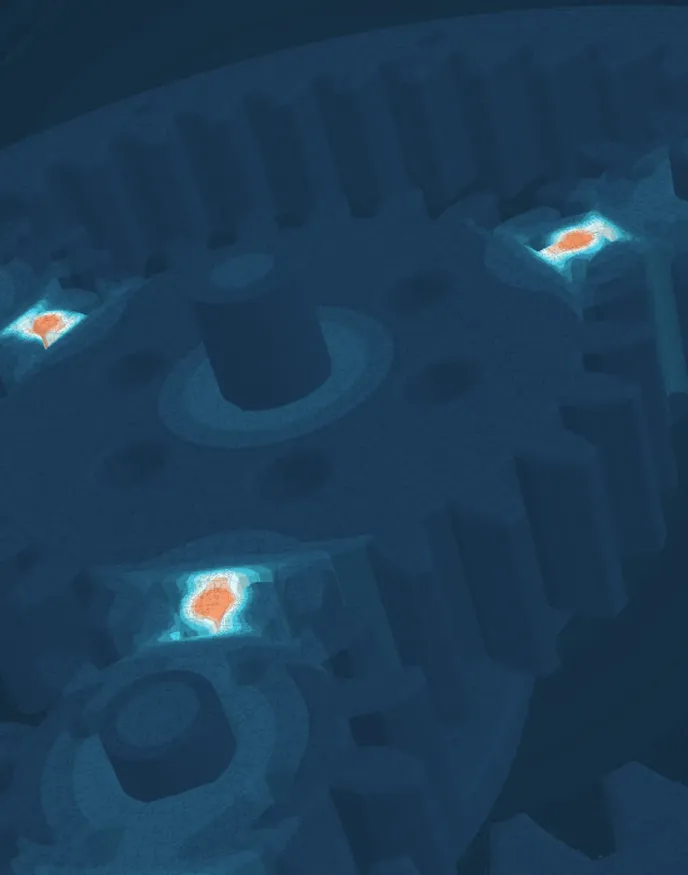
#> input picture assets/img/macro-simulacion-termico.webp, 688 x 875 px, shrunk from 1100 x 1400 before the run
$ python termico.py ../assets/img/macro-simulacion-termico.webp
#> lines starting #> are read from the running program, lines starting #| are printed output that depends on the picture; after the words box and inside, x2 and y2 are one past the last pixel; in counts of white or black regions, pixels touching at a corner belong together
#!/usr/bin/env python3
"""Recolorea renders de simulación (FEA, mapa tipo arcoíris/jet) a la paleta del sitio.

Mantiene el sombreado y las líneas de malla del render original; solo cambia el color:
azul (frío) -> noche/cian -> blanco cian -> naranja (solo en los picos).
Los píxeles casi grises (fondo, piezas sin resultado) pasan a pizarra/niebla.
Conserva el canal alfa y guarda WebP calidad 82.

Uso:
  python3 tools/termico.py                      # procesa los 4 renders por defecto
  python3 tools/termico.py entrada.webp [...]   # salida: <nombre>-termico.webp junto a la entrada
  python3 tools/termico.py entrada.webp -o salida.webp --gamma 1.3

Opciones:
  -o/--out   archivo de salida (solo con una entrada)
  --gamma    exponente para t (t**gamma). >1 reduce el naranja en renders muy saturados.

Requiere numpy y Pillow. Las rutas relativas se resuelven desde la raíz del repo.
"""
import argparse
import sys
from pathlib import Path

import numpy as np
from PIL import Image

ROOT = Path(__file__).resolve().parent.parent
IMG = ROOT / "assets" / "img"

STOPS = [(0.00, "#1d3a5a"), (0.30, "#2b6f92"), (0.60, "#4cdcf7"), (0.82, "#dff7f9"), (1.00, "#ff7a3d")]
SLATE, MIST = "#171c24", "#9ea8ae"

# fuente -> (salida, gamma). gamma 1.3 en app-id: el giroide está casi todo saturado.
DEFAULTS = {
    "macro-simulacion.webp": ("macro-simulacion-termico.webp", 1.0),
    "app-id.webp": ("app-id-termico.webp", 1.3),
    "planetario-simulacion.webp": ("planetario-simulacion-termico.webp", 1.0),
    "soporte-simulacion.webp": ("soporte-simulacion-termico.webp", 1.0),
}


def hex2rgb(h):
    h = h.lstrip("#")
    return np.array([int(h[i:i + 2], 16) for i in (0, 2, 4)], dtype=np.float32) / 255


def ramp(t):
    out = np.zeros(t.shape + (3,), dtype=np.float32)
    for (a, ca), (b, cb) in zip(STOPS, STOPS[1:]):
        m = (t >= a) & (t <= b)
        u = ((t - a) / (b - a))[m][:, None]
        out[m] = hex2rgb(ca) * (1 - u) + hex2rgb(cb) * u
    return out


def termico(src, dst, gamma=1.0):
#> called with gamma = 1
    im = Image.open(src)
#> im is the input picture: PIL image 688x875 RGB; mean R, G, B 28.1, 60.4, 86.6
    has_alpha = im.mode in ("RGBA", "LA") or "transparency" in im.info
#> has_alpha = False
    a = np.asarray(im.convert("RGBA")).astype(np.float32) / 255
    rgb, alpha = a[..., :3], a[..., 3:]
#> alpha: shape (875, 688, 1) float32; every value is 1
    mx, mn = rgb.max(-1), rgb.min(-1)
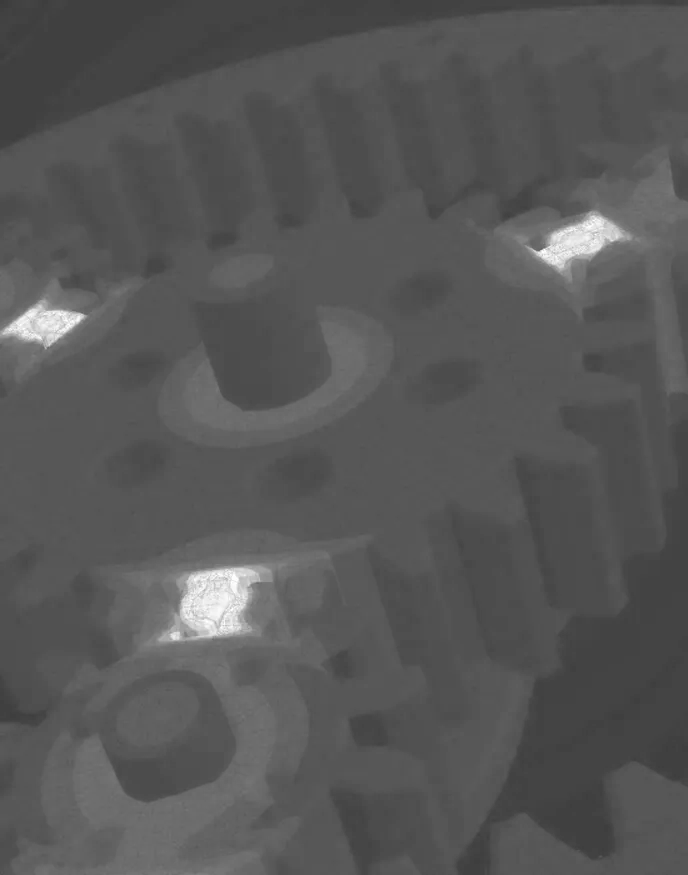
#> mx: shape (875, 688) float32; min 0.231, max 1, mean 0.341
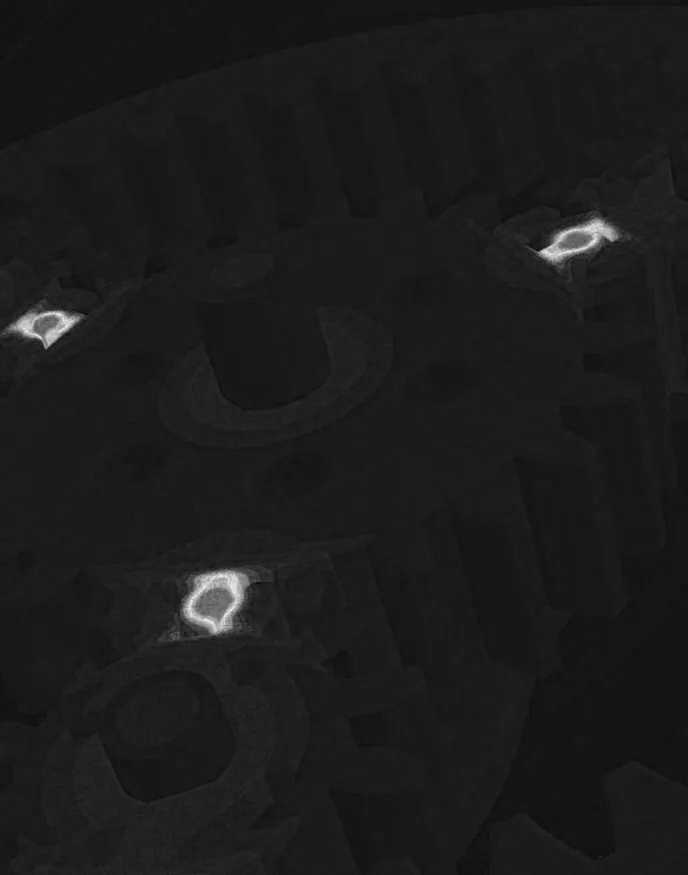
#> mn: shape (875, 688) float32; min 0.0392, max 0.957, mean 0.109
    d = mx - mn + 1e-6
    r, g, b = rgb[..., 0], rgb[..., 1], rgb[..., 2]
    h = np.where(mx == r, ((g - b) / d) % 6, np.where(mx == g, (b - r) / d + 2, (r - g) / d + 4)) * 60
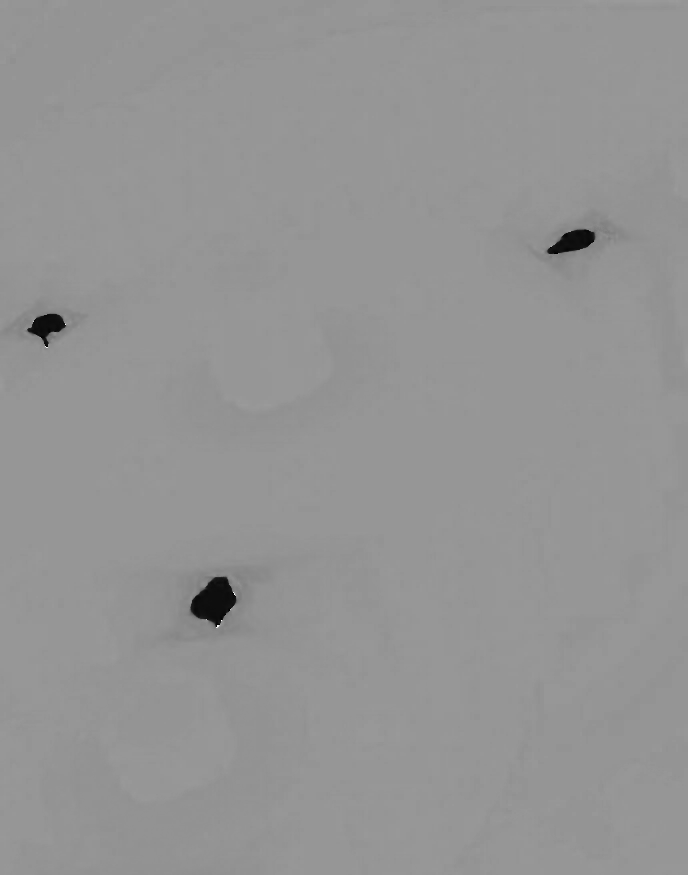
#> h: shape (875, 688) float32; min 0, max 353.3, mean 206.2; drawn with min black and max white
    s = d / (mx + 1e-6)
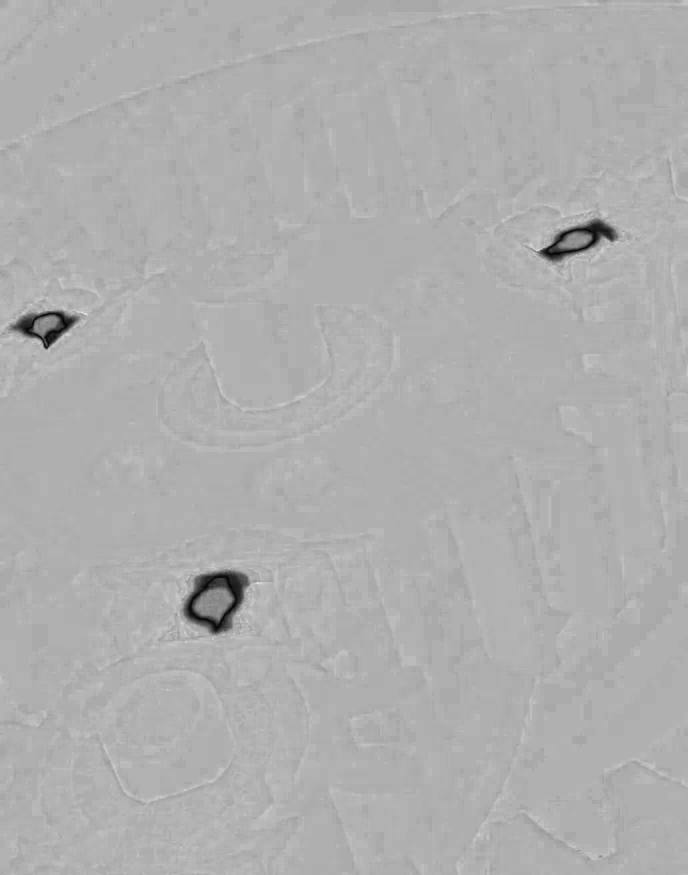
#> s: shape (875, 688) float32; min 1.09e-06, max 0.903, mean 0.688
    t = np.clip((240 - h) / 240, 0, 1)   # jet: azul (240) = 0 .. rojo (0) = 1
    t = np.where(h > 300, 1.0, t)        # rojos magenta -> caliente
    if gamma != 1.0:
        t = t ** gamma
    shade = np.clip(mx / 0.95, 0, 1)[..., None]
    col = ramp(t) * (0.55 + 0.45 * shade)
#> the loop in ramp, `for (a, ca), (b, cb) in zip(STOPS, STOPS[1:]):` made 4 passes
#> pass 1, in ramp, `m = (t >= a) & (t <= b)`:
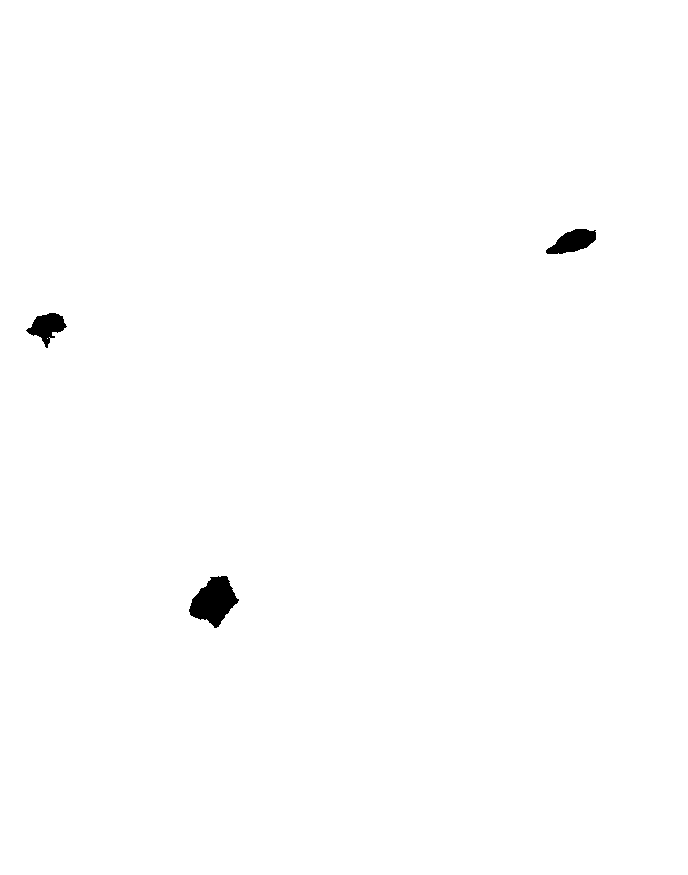
#> m: shape (875, 688) bool; 99.5% white; 3 black regions, box (x1, y1, x2, y2) and area: (189, 576, 239, 628) 1542, (546, 229, 596, 254) 781, (26, 313, 67, 348) 717
#> after the loop in ramp, `for (a, ca), (b, cb) in zip(STOPS, STOPS[1:]):`:
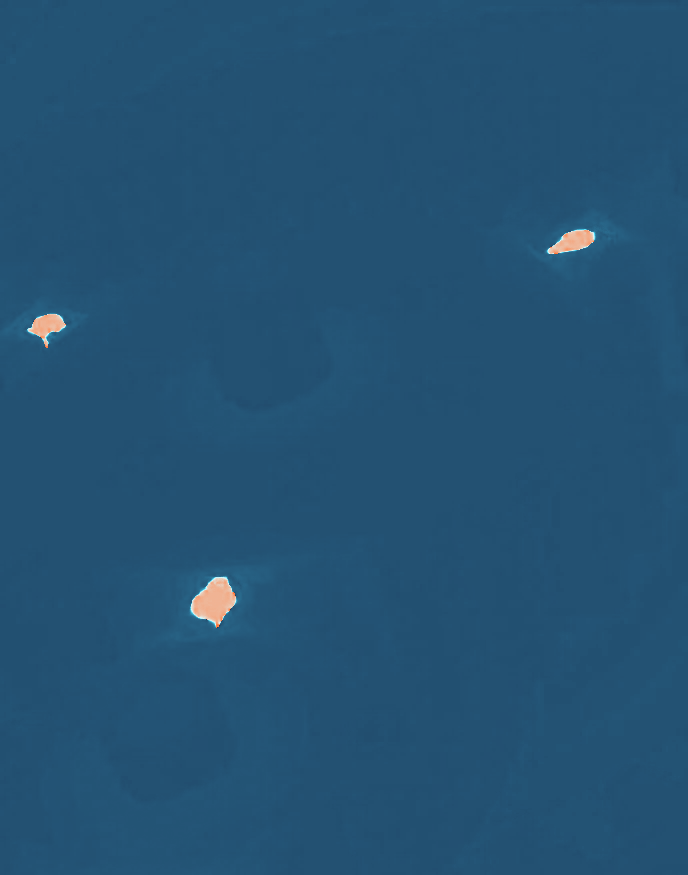
#> out: shape (875, 688, 3) float32; mean of channels 0, 1, 2 0.143, 0.324, 0.455; drawn as R, G, B
    L = ((mx + mn) / 2)[..., None]
    tint = hex2rgb(SLATE) * (1 - L) + hex2rgb(MIST) * L
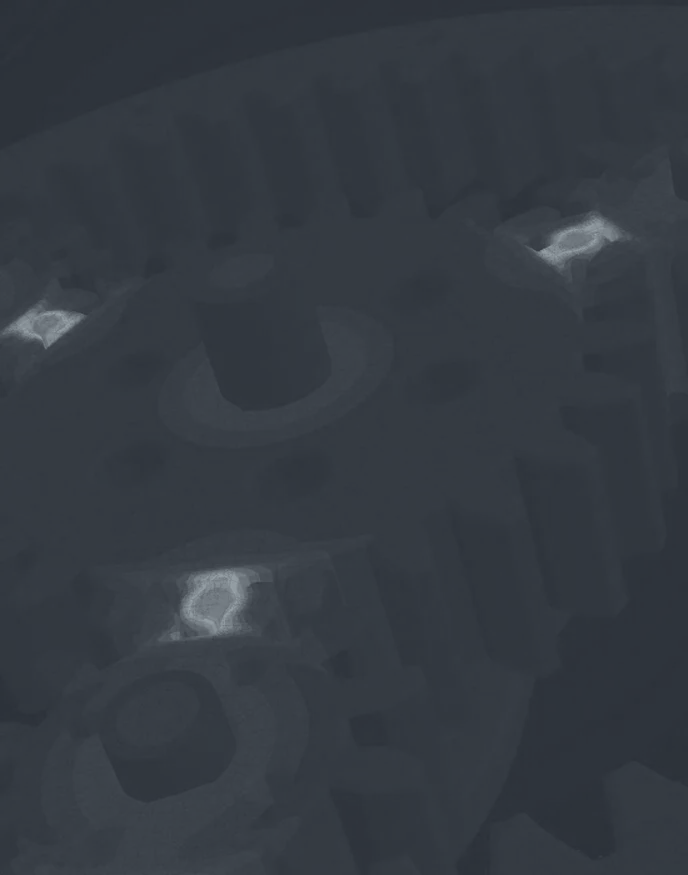
#> tint: shape (875, 688, 3) float32; mean of channels 0, 1, 2 0.209, 0.233, 0.263; drawn as R, G, B
    w = np.clip((s - 0.25) / 0.25, 0, 1)[..., None]
    res = np.clip(col * w + tint * (1 - w), 0, 1)
    out = (np.concatenate([res, alpha], -1) * 255 + 0.5).astype(np.uint8)
#> out: shape (875, 688, 4)
    img = Image.fromarray(out, "RGBA")
    if not has_alpha:
        img = img.convert("RGB")
    dst = Path(dst)
    img.save(dst, "WEBP", quality=82, method=6)
    print(f"{dst.relative_to(ROOT) if dst.is_relative_to(ROOT) else dst}  {img.size[0]}x{img.size[1]}  gamma={gamma}")
#| ../assets/img/macro-simulacion-termico-termico.webp  688x875  gamma=1.0


def resolve(p):
    p = Path(p)
    if p.is_absolute() or p.exists():
        return p
    for base in (ROOT, IMG):
        if (base / p).exists():
            return base / p
    return ROOT / p


def main(argv):
    ap = argparse.ArgumentParser(description="Recolorea renders FEA a la paleta del sitio.")
    ap.add_argument("inputs", nargs="*")
    ap.add_argument("-o", "--out")
    ap.add_argument("--gamma", type=float)
    args = ap.parse_args(argv)
    if not args.inputs:
        for src, (dst, g) in DEFAULTS.items():
            termico(IMG / src, IMG / dst, args.gamma or g)
        return
    if args.out and len(args.inputs) != 1:
        ap.error("-o solo con una entrada")
    for i in args.inputs:
        src = resolve(i)
        dst = resolve(args.out) if args.out else src.with_name(src.stem + "-termico.webp")
        g = args.gamma or DEFAULTS.get(src.name, (None, 1.0))[1]
        termico(src, dst, g)


if __name__ == "__main__":
    main(sys.argv[1:])
